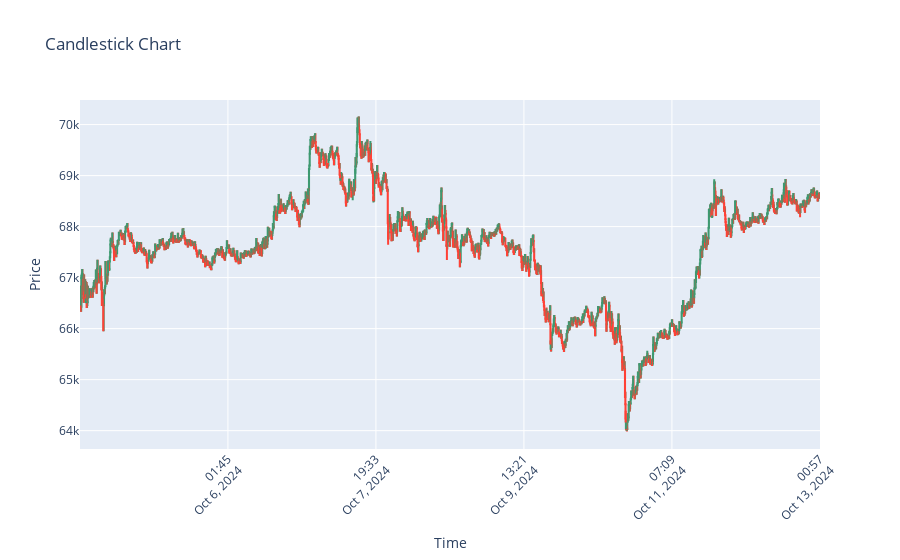

Here is the notebook cell this chart was saved with:
### Code cell
plot_candles("BTC-26SEP25_3.json").show()

### Figure 1 — Plotly figure (JSON) as saved in the notebook; plotly's stock layout.template omitted (floating-point values rounded to 4 significant figures; data arrays with more than 128 entries replaced by an {"elided": "..."} marker saying what was removed)
{"data": [{"close": {"elided": "4180 str values"}, "high": {"elided": "4180 str values"}, "low": {"elided": "4180 str values"}, "open": {"elided": "4180 str values"}, "type": "candlestick", "x": {"elided": "4180 str values"}}], "layout": {"title": {"text": "Candlestick Chart"}, "xaxis": {"rangeslider": {"visible": false}, "tickangle": -45, "tickvals": ["2024-10-13 00:57", "2024-10-11 07:09", "2024-10-09 13:21", "2024-10-07 19:33", "2024-10-06 01:45"], "title": {"text": "Time"}}, "yaxis": {"title": {"text": "Price"}}}}
